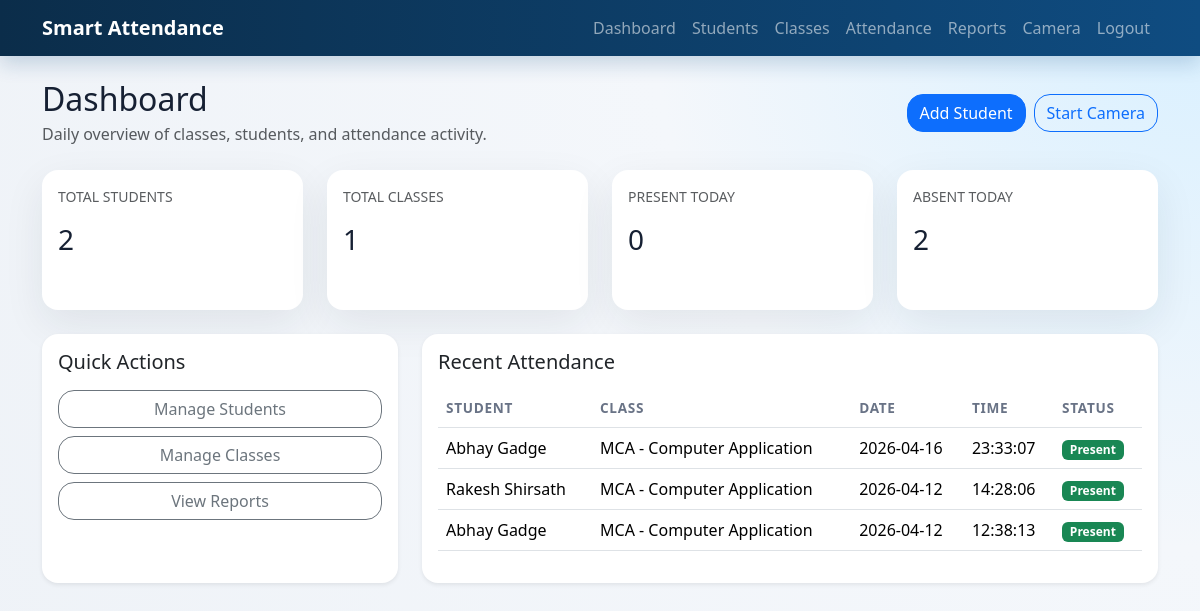
Before: /dashboard (signed in) with the older database file.
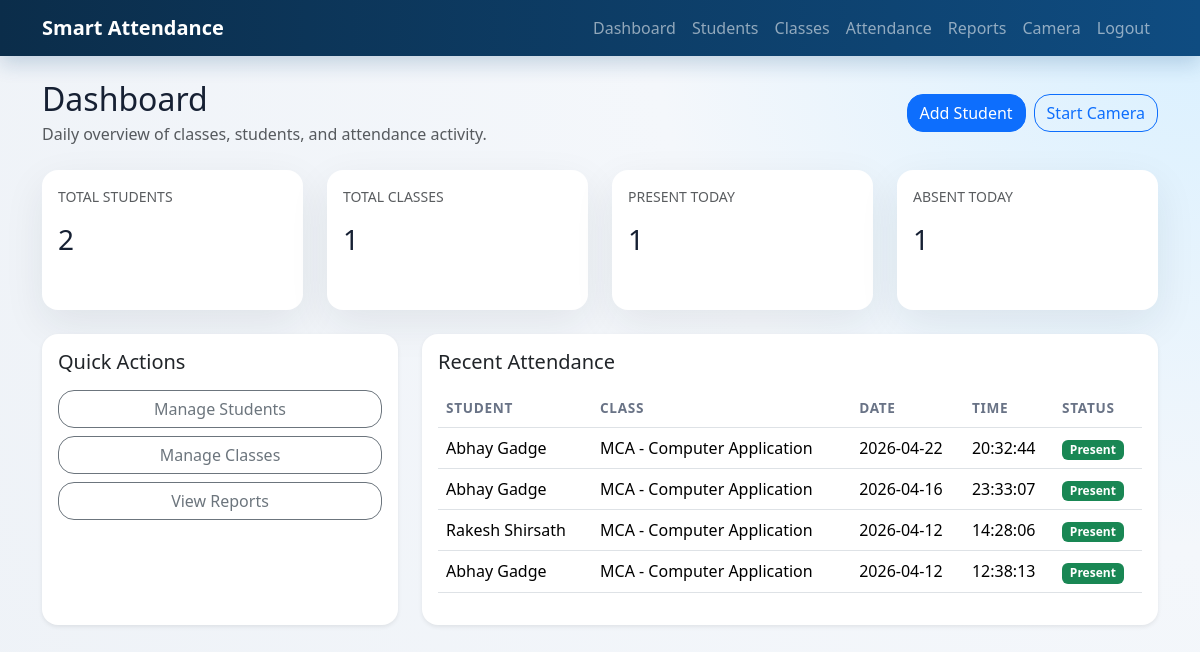
After: the same page with the newer database file.
### app/models.py (models this page shows)
class Attendance(db.Model):
    __tablename__ = "attendance"
    __table_args__ = (
        db.UniqueConstraint(
            "student_id", "class_id", "attendance_date", name="uq_daily_attendance"
        ),
    )
    id = db.Column(db.Integer, primary_key=True)
    student_id = db.Column(db.Integer, db.ForeignKey("students.id"), nullable=False)
    class_id = db.Column(db.Integer, db.ForeignKey("classrooms.id"), nullable=False)
    attendance_date = db.Column(db.Date, default=date.today, nullable=False)
    attendance_time = db.Column(
        db.Time, default=lambda: datetime.utcnow().time(), nullable=False
    )
    status = db.Column(db.String(20), default="Present", nullable=False)
    recognized_confidence = db.Column(db.Float, nullable=True)
    created_at = db.Column(db.DateTime, default=datetime.utcnow, nullable=False)
    student = db.relationship("Student", back_populates="attendance_records")
    classroom = db.relationship("ClassRoom", back_populates="attendance_records")

class Student(db.Model):
    __tablename__ = "students"
    id = db.Column(db.Integer, primary_key=True)
    student_id = db.Column(db.String(50), unique=True, nullable=False)
    full_name = db.Column(db.String(150), nullable=False)
    email = db.Column(db.String(120), unique=True, nullable=False)
    phone = db.Column(db.String(20), nullable=False)
    class_id = db.Column(db.Integer, db.ForeignKey("classrooms.id"), nullable=False)
    image_folder = db.Column(db.String(255), nullable=True)
    created_at = db.Column(db.DateTime, default=datetime.utcnow, nullable=False)
    classroom = db.relationship("ClassRoom", back_populates="students")
    face_encodings = db.relationship(
        "FaceEncoding", back_populates="student", cascade="all, delete-orphan"
    )
    attendance_records = db.relationship(
        "Attendance", back_populates="student", cascade="all, delete-orphan"
    )

class ClassRoom(db.Model):
    __tablename__ = "classrooms"
    id = db.Column(db.Integer, primary_key=True)
    class_name = db.Column(db.String(100), nullable=False)
    section = db.Column(db.String(30), nullable=False)
    subject = db.Column(db.String(120), nullable=True)
    created_at = db.Column(db.DateTime, default=datetime.utcnow, nullable=False)
    students = db.relationship(
        "Student", back_populates="classroom", cascade="all, delete-orphan"
    )
    attendance_records = db.relationship(
        "Attendance", back_populates="classroom", cascade="all, delete-orphan"
    )
    @property
    def display_name(self) -> str:
        return f"{self.class_name} - {self.section}"

### app/routes.py (the view)
@main_bp.route("/dashboard")
@login_required
def dashboard():
    today = date.today()
    summary = build_daily_summary(today)
    stats = {
        "total_students": Student.query.count(),
        "total_classes": ClassRoom.query.count(),
        "today_attendance": summary["present_count"],
        "absent_count": summary["absent_count"],
    }
    recent_attendance = Attendance.query.order_by(Attendance.created_at.desc()).limit(10).all()
    return render_template("dashboard.html", stats=stats, recent_attendance=recent_attendance, summary=summary)

### app/auth.py (called while the page is built)
def login_required(view):
    @wraps(view)
    def wrapped_view(**kwargs):
        if g.admin is None:
            return redirect(url_for("auth.login", next=request.url))
        return view(**kwargs)
    return wrapped_view

@auth_bp.before_app_request
def load_logged_in_admin() -> None:
    admin_id = session.get("admin_id")
    g.admin = Admin.query.get(admin_id) if admin_id else None

### app/services/attendance_service.py (called while the page is built)
def build_daily_summary(target_date) -> dict:
    present_records = Attendance.query.filter_by(attendance_date=target_date).all()
    present_student_ids = {record.student_id for record in present_records}
    total_students = Student.query.count()
    return {
        "present_count": len(present_student_ids),
        "absent_count": max(total_students - len(present_student_ids), 0),
        "records_count": len(present_records),
    }

### app/templates/dashboard.html (shortened to what this page needs)
{% extends "base.html" %}
{% block content %}
<div class="d-flex justify-content-between align-items-center mb-4 flex-wrap gap-2">
    <div>
        <h2 class="mb-1">Dashboard</h2>
        <p class="text-muted mb-0">Daily overview of classes, students, and attendance activity.</p>
    </div>
    <div class="d-flex gap-2 flex-wrap">
        <a href="{{ url_for('main.add_student') }}" class="btn btn-primary">Add Student</a>
        <a href="{{ url_for('attendance_module.camera_page') }}" class="btn btn-outline-primary">Start Camera</a>
    </div>
</div>
<div class="row g-4 mb-4">
    <div class="col-md-3">
        <div class="card stat-card border-0"><div class="card-body"><p class="text-uppercase small text-muted">Total Students</p><h3>{{ stats.total_students }}</h3></div></div>
    </div>
    <div class="col-md-3">
        <div class="card stat-card border-0"><div class="card-body"><p class="text-uppercase small text-muted">Total Classes</p><h3>{{ stats.total_classes }}</h3></div></div>
    </div>
    <div class="col-md-3">
        <div class="card stat-card border-0"><div class="card-body"><p class="text-uppercase small text-muted">Present Today</p><h3>{{ stats.today_attendance }}</h3></div></div>
    </div>
    <div class="col-md-3">
        <div class="card stat-card border-0"><div class="card-body"><p class="text-uppercase small text-muted">Absent Today</p><h3>{{ stats.absent_count }}</h3></div></div>
    </div>
</div>
<div class="row g-4">
    <div class="col-lg-4">
        <div class="card border-0 shadow-sm h-100 rounded-4">
            <div class="card-body">
                <h5>Quick Actions</h5>
                <div class="d-grid gap-2 mt-3">
                    <a href="{{ url_for('main.students') }}" class="btn btn-outline-secondary">Manage Students</a>
                    <a href="{{ url_for('main.classes') }}" class="btn btn-outline-secondary">Manage Classes</a>
                    <a href="{{ url_for('main.reports') }}" class="btn btn-outline-secondary">View Reports</a>
                </div>
            </div>
        </div>
    </div>
    <div class="col-lg-8">
        <div class="card border-0 shadow-sm rounded-4">
            <div class="card-body">
                <h5 class="mb-3">Recent Attendance</h5>
                <div class="table-responsive">
                    <table class="table align-middle">
                        <thead>
                            <tr>
                                <th>Student</th>
                                <th>Class</th>
                                <th>Date</th>
                                <th>Time</th>
                                <th>Status</th>
                            </tr>
                        </thead>
                        <tbody>
                            {% for record in recent_attendance %}
                            <tr>
                                <td>{{ record.student.full_name }}</td>
                                <td>{{ record.classroom.display_name }}</td>
                                <td>{{ record.attendance_date }}</td>
                                <td>{{ record.attendance_time.strftime("%H:%M:%S") }}</td>
                                <td><span class="badge bg-success">{{ record.status }}</span></td>
                            </tr>
                            {% else %}
                            <tr><td colspan="5" class="text-center text-muted">No attendance records yet.</td></tr>
                            {% endfor %}
                        </tbody>
                    </table>
                </div>
            </div>
        </div>
    </div>
</div>
{% endblock %}

Changed rows visible on the page:
added Attendance: student.full_name "Abhay Gadge", classroom.display_name "MCA - Computer Application", attendance_date "2026-04-22", attendance_time "20:32:44", status "Present"
Other visible differences:
{{ stats.today_attendance }}: "0" → "1"
{{ stats.absent_count }}: "2" → "1"
